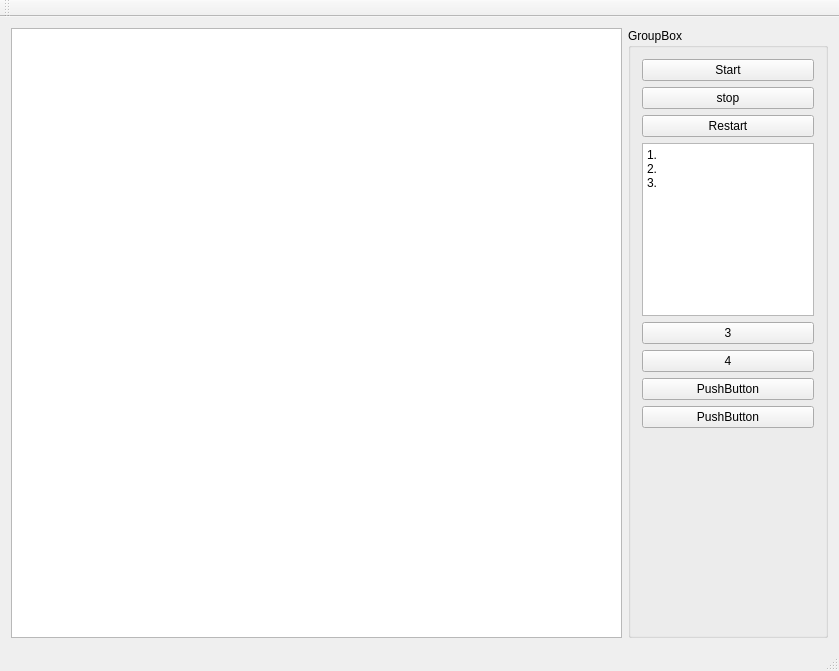
<?xml version="1.0" encoding="UTF-8"?>
<ui version="4.0">
 <class>MainWindow</class>
 <widget class="QMainWindow" name="MainWindow">
  <property name="geometry">
   <rect>
    <x>0</x>
    <y>0</y>
    <width>839</width>
    <height>671</height>
   </rect>
  </property>
  <property name="windowTitle">
   <string>MainWindow</string>
  </property>
  <widget class="QWidget" name="centralWidget">
   <layout class="QHBoxLayout" name="horizontalLayout">
    <item>
     <widget class="QGraphicsView" name="graphicsView">
      <property name="dragMode">
       <enum>QGraphicsView::RubberBandDrag</enum>
      </property>
     </widget>
    </item>
    <item>
     <widget class="QGroupBox" name="groupBox">
      <property name="maximumSize">
       <size>
        <width>200</width>
        <height>16777215</height>
       </size>
      </property>
      <property name="title">
       <string>GroupBox</string>
      </property>
      <layout class="QVBoxLayout" name="verticalLayout_2">
       <item>
        <widget class="QPushButton" name="pushButton">
         <property name="text">
          <string>Start</string>
         </property>
        </widget>
       </item>
       <item>
        <widget class="QPushButton" name="pushButton_2">
         <property name="text">
          <string>stop</string>
         </property>
        </widget>
       </item>
       <item>
        <widget class="QPushButton" name="pushButton_3">
         <property name="text">
          <string>Restart</string>
         </property>
        </widget>
       </item>
       <item>
        <widget class="QPlainTextEdit" name="plainTextEdit">
         <property name="plainText">
          <string>1.
2.
3.


</string>
         </property>
        </widget>
       </item>
       <item>
        <widget class="QPushButton" name="pushButton_4">
         <property name="text">
          <string>3</string>
         </property>
        </widget>
       </item>
       <item>
        <widget class="QPushButton" name="pushButton_5">
         <property name="text">
          <string>4</string>
         </property>
        </widget>
       </item>
       <item>
        <widget class="QPushButton" name="pushButton_6">
         <property name="text">
          <string>PushButton</string>
         </property>
        </widget>
       </item>
       <item>
        <widget class="QPushButton" name="pushButton_7">
         <property name="text">
          <string>PushButton</string>
         </property>
        </widget>
       </item>
       <item>
        <spacer name="verticalSpacer">
         <property name="orientation">
          <enum>Qt::Vertical</enum>
         </property>
         <property name="sizeHint" stdset="0">
          <size>
           <width>20</width>
           <height>215</height>
          </size>
         </property>
        </spacer>
       </item>
      </layout>
     </widget>
    </item>
   </layout>
  </widget>
  <widget class="QMenuBar" name="menuBar">
   <property name="geometry">
    <rect>
     <x>0</x>
     <y>0</y>
     <width>839</width>
     <height>20</height>
    </rect>
   </property>
  </widget>
  <widget class="QToolBar" name="mainToolBar">
   <attribute name="toolBarArea">
    <enum>TopToolBarArea</enum>
   </attribute>
   <attribute name="toolBarBreak">
    <bool>false</bool>
   </attribute>
  </widget>
  <widget class="QStatusBar" name="statusBar"/>
 </widget>
 <layoutdefault spacing="6" margin="11"/>
 <resources/>
 <connections/>
</ui>
